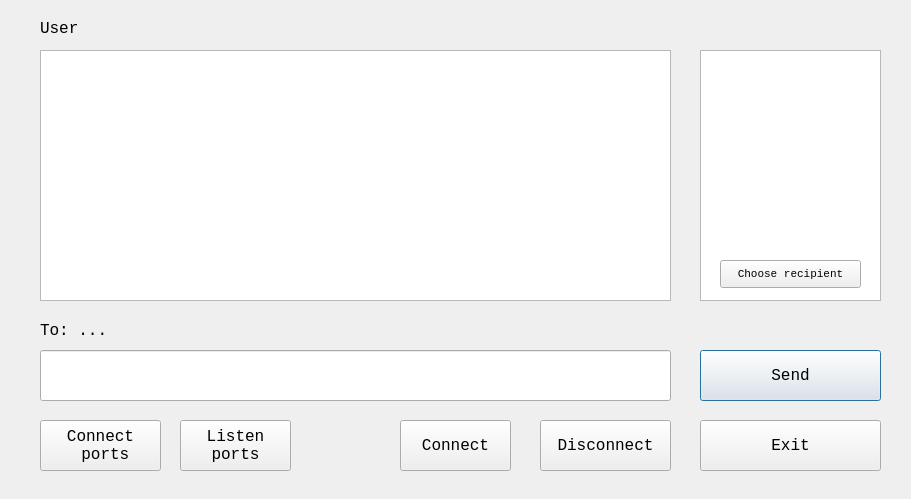
<?xml version="1.0" encoding="UTF-8"?>
<ui version="4.0">
 <class>Chat</class>
 <widget class="QDialog" name="Chat">
  <property name="geometry">
   <rect>
    <x>0</x>
    <y>0</y>
    <width>911</width>
    <height>499</height>
   </rect>
  </property>
  <property name="font">
   <font>
    <family>Consolas</family>
    <pointsize>12</pointsize>
   </font>
  </property>
  <property name="windowTitle">
   <string>Dialog</string>
  </property>
  <widget class="QLineEdit" name="lineEditMessage">
   <property name="geometry">
    <rect>
     <x>40</x>
     <y>350</y>
     <width>631</width>
     <height>51</height>
    </rect>
   </property>
  </widget>
  <widget class="QPushButton" name="pushButtonSendMessage">
   <property name="geometry">
    <rect>
     <x>700</x>
     <y>350</y>
     <width>181</width>
     <height>51</height>
    </rect>
   </property>
   <property name="text">
    <string>Send</string>
   </property>
  </widget>
  <widget class="QListWidget" name="listWidget">
   <property name="geometry">
    <rect>
     <x>700</x>
     <y>50</y>
     <width>181</width>
     <height>251</height>
    </rect>
   </property>
  </widget>
  <widget class="QPushButton" name="pushButtonDisconnect">
   <property name="geometry">
    <rect>
     <x>540</x>
     <y>420</y>
     <width>131</width>
     <height>51</height>
    </rect>
   </property>
   <property name="text">
    <string>Disconnect</string>
   </property>
  </widget>
  <widget class="QPushButton" name="pushButtonConnect">
   <property name="geometry">
    <rect>
     <x>400</x>
     <y>420</y>
     <width>111</width>
     <height>51</height>
    </rect>
   </property>
   <property name="text">
    <string>Connect</string>
   </property>
  </widget>
  <widget class="QTextEdit" name="textEdit">
   <property name="geometry">
    <rect>
     <x>40</x>
     <y>50</y>
     <width>631</width>
     <height>251</height>
    </rect>
   </property>
  </widget>
  <widget class="QPushButton" name="pushButtonChoose">
   <property name="geometry">
    <rect>
     <x>720</x>
     <y>260</y>
     <width>141</width>
     <height>28</height>
    </rect>
   </property>
   <property name="font">
    <font>
     <family>Consolas</family>
     <pointsize>8</pointsize>
    </font>
   </property>
   <property name="text">
    <string>Choose recipient</string>
   </property>
  </widget>
  <widget class="QPushButton" name="pushButtonConnectPorts">
   <property name="geometry">
    <rect>
     <x>40</x>
     <y>420</y>
     <width>121</width>
     <height>51</height>
    </rect>
   </property>
   <property name="text">
    <string>Connect
 ports</string>
   </property>
  </widget>
  <widget class="QPushButton" name="pushButtonListen">
   <property name="geometry">
    <rect>
     <x>180</x>
     <y>420</y>
     <width>111</width>
     <height>51</height>
    </rect>
   </property>
   <property name="text">
    <string>Listen
ports</string>
   </property>
  </widget>
  <widget class="QLabel" name="labelReceiver">
   <property name="geometry">
    <rect>
     <x>40</x>
     <y>320</y>
     <width>621</width>
     <height>21</height>
    </rect>
   </property>
   <property name="text">
    <string>To: ...</string>
   </property>
  </widget>
  <widget class="QLabel" name="labelUser">
   <property name="geometry">
    <rect>
     <x>40</x>
     <y>20</y>
     <width>631</width>
     <height>16</height>
    </rect>
   </property>
   <property name="text">
    <string>User</string>
   </property>
  </widget>
  <widget class="QPushButton" name="pushButtonExitChat">
   <property name="geometry">
    <rect>
     <x>700</x>
     <y>420</y>
     <width>181</width>
     <height>51</height>
    </rect>
   </property>
   <property name="text">
    <string>Exit</string>
   </property>
  </widget>
 </widget>
 <resources/>
 <connections>
  <connection>
   <sender>pushButtonExitChat</sender>
   <signal>clicked()</signal>
   <receiver>Chat</receiver>
   <slot>close()</slot>
   <hints>
    <hint type="sourcelabel">
     <x>796</x>
     <y>437</y>
    </hint>
    <hint type="destinationlabel">
     <x>896</x>
     <y>451</y>
    </hint>
   </hints>
  </connection>
 </connections>
</ui>
